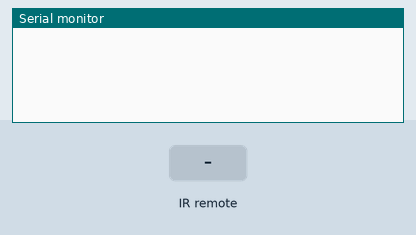
Bench run of a sketch on a simulated Arduino Uno, built with avr-gcc and run on an emulated ATmega328P. Shown: the last lines printed to the serial monitor. Inputs (shaded band) come from the test bench. EEPROM starts erased.

Above: at 1.2 s.
1.3 s: infrared code 0x9070000E received
At 1.9 s:
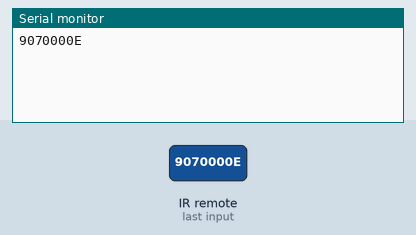
2.8 s: infrared code 0x9C70000E received
At 4.0 s:
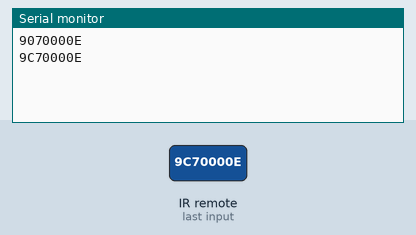
4.3 s: infrared code 0x90B0000E received
At 5.4 s:
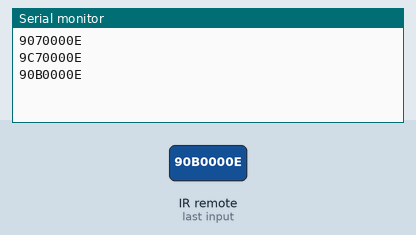
5.8 s: infrared code 0x9CB0000E received
At 6.5 s:
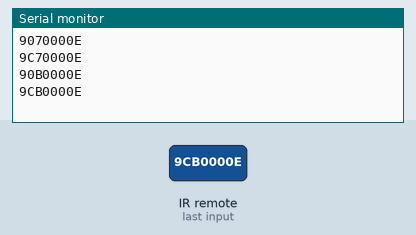

The sketch:

acRemote.ino
```cpp
/*
New AC Remote
aroon25@yahoo.com
arun
19/jun/2015


*/

/*
   Thermistor resistance 9.70 K  ______ depricated_____


   use of Dallas one wire temp sensor digial DS 18S20 one wire temSensor
   1--+++++++ -  GND
    2--+    + -  DATA
   3--+++++++ -  VDD


*/

#include <EEPROM.h>
#include <IRremote.h>
#include <Wire.h>
#include <Stepper.h>
#include <IRremoteInt.h>
#include <math.h>
#include <LedControl.h>
#include <OneWire.h>
#include <DallasTemperature.h>
#include <Arduino.h>
//#include <acUnit.h>


#define STEPS 100
#define tempPIN A0
#define pipePIN A1
#define acPIN 3
#define fanPIN1 4
#define fanPIN2 5
#define fanPIN3 6
#define buzzPIN 0
#define delayTime 3; // initial delaytime
#define MAX_DS1820_SENSORS 2
#define ONE_WIRE_BUS 9
#define TEMPERATURE_PRECISION 9


int receivepin = 1;
int codeType = -1;
int epMEM =10;
int irValue;

int c;
int AC;
int ODU;
//int acPIN; // ac pin same as ODU
int oduPIN;

int oduDELAY=3; // outdoor delay time
int remotePIN =1;
float tempC;
float tempR;

int fanSPEED=0; //0,1,2,3, auto =4
int setTEMP =10;
float pipeTemp=0;
float pipeRT=2.5;
int pipeFtime=9;
int pipeTime=0;
int dTIME=18;       // 10sec * 3 =180 sec or 3min
int rTIME=0;        // runTIME

int SW=1;           // SWing 0 or 1 or 2
int SWPin=10;
int PARK=0;
int PARKpin=11;    // louver park pin
int acSTATE=0;      // 0 off 1 on
int pcount=0;
int tcount=0;
int acMODE=1;      // 1=cool 2=fan 3=heat 4=dehumid 5=recirc

//int buzzPIN=13;

float vcc = 5.00;                       // only used for display purposes, if used
                                        // set to the measured Vcc.
float pad = 9700;                       // balance/pad resistor value, set this to
                                        // the measured resistance of your pad resistor
float thermr = 10000;                   // thermistor nominal resistance

/* display settings
  pin 12 is connected to the DataIn
  pin 11 is connected to the CLK
  pin 10 is connected to LOAD */

  int disData=12;
  int disClock=11;
  int disCS=10;


  LedControl lc=LedControl(disData,disClock,disCS,1);  // (pin, pin,pin, int_no_of_display)


IRrecv irrecv(receivepin);
decode_results results;

//acUnit myAC(0,0,0,0);

// tempSensor

OneWire oneWire(ONE_WIRE_BUS);
DallasTemperature sensors(&oneWire);
DeviceAddress rtTempArray, ptTempArray;

// sensors.getAddress(deviceAddress, index)
// DeviceAddress insideThermometer = { 0x28, 0x1D, 0x39, 0x31, 0x2, 0x0, 0x0, 0xF0 };
// DeviceAddress outsideThermometer   = { 0x28, 0x3F, 0x1C, 0x31, 0x2, 0x0, 0x0, 0x2 };


void setup() {
  // put your setup code here, to run once:

   pinMode(buzzPIN,OUTPUT);
   analogReference(INTERNAL);
   Serial.begin(9600);
   irrecv.enableIRIn(); // Start the receiver


   Wire.begin(); // join i2c bus (address optional for master)

//  tempSensors initialize
sensors.begin();
sensors.setResolution(rtTempArray, TEMPERATURE_PRECISION);
sensors.setResolution( ptTempArray, TEMPERATURE_PRECISION);

cli();//stop interrupts
//set timer1 interrupt at 1Hz
  TCCR1A = 0;// set entire TCCR1A register to 0
  TCCR1B = 0;// same for TCCR1B
  TCNT1  = 0;//initialize counter value to 0
  // set compare match register for 1hz increments
  OCR1A = 15624;// = (16*10^6) / (1*1024) - 1 (must be <65536) OR 15624
  // turn on CTC mode
  TCCR1B |= (1 << WGM12);
  // Set CS10 and CS12 bits for 1024 prescaler
  TCCR1B |= (1 << CS12) | (1 << CS10);
  // enable timer compare interrupt
  TIMSK1 |= (1 << OCIE1A);
sei();//allow interrupts


 reEP(); // ac STATE read

 acSET(acSTATE,setTEMP,fanSPEED,SW,acMODE);// set acSET


}

void loop() {
  // put your main code here, to run repeatedly:
if (irrecv.decode(&results)) {
    Serial.println(results.value, HEX);
    irValue = results.value;

    irrecv.resume(); // Receive the next value
}
}// loop


void acSET(int _state, int _setTEMP, int _fanspeed, int _swing, int _acMode ) {


    dTIME=18; //set Delay time to 3 min

    wrEP(); // write in eeprom
 //

}
void reEP(){
    fanSPEED=EEPROM.read(epMEM);
    setTEMP=EEPROM.read(epMEM+1);
    SW=EEPROM.read(epMEM+2);
    acSTATE=EEPROM.read(epMEM+3);
}

void wrEP(){
    EEPROM.write(epMEM,fanSPEED);
    EEPROM.write((epMEM+1),setTEMP);
    EEPROM.write((epMEM+2),SW);
    EEPROM.write((epMEM+3),acSTATE);

}
void bz(){digitalWrite(buzzPIN,HIGH);delay(250);digitalWrite(buzzPIN,LOW);} // buzzer


void getTEMP(){
              tempR=int(Thermistor(analogRead(tempPIN)));
              // get pipesensor TEMP
              pipeTemp=Thermistor(analogRead(pipePIN));
              if(pipeTemp<=pipeRT) acSTATE=5;
              if(pipeTemp>9 && pipeTime >9 ) {pipeTime =0; acSTATE=1;}


return;
}
void proCODE(){
                switch(results.value){
                  //temp30
                  case 0x9070000E: { acSTATE=1; setTEMP=30;fanSPEED=4; SW=2; acMODE=1; break;}
                  case 0x9870000E: { acSTATE=1; setTEMP=30;fanSPEED=1; SW=2; acMODE=1; break;}
                  case 0x9470000E: { acSTATE=1; setTEMP=30;fanSPEED=2; SW=2; acMODE=1; break;}
                  case 0x9C70000E: { acSTATE=1; setTEMP=30;fanSPEED=3; SW=2; acMODE=1; break;}
                  case 0x8070000E: { acSTATE=0; setTEMP=30;fanSPEED=3; SW=2; acMODE=1; break;} // ac off

                   //temp29
                  case 0x90B0000E: { acSTATE=1; setTEMP=29;fanSPEED=4; SW=2; acMODE=1; break;} // ac on
                  case 0x98B0000E: { acSTATE=1; setTEMP=29;fanSPEED=1; SW=2; acMODE=1; break;}
                  case 0x94B0000E: { acSTATE=1; setTEMP=29;fanSPEED=2; SW=2; acMODE=1; break;}
                  case 0x9CB0000E: { acSTATE=1; setTEMP=29;fanSPEED=3; SW=2; acMODE=1; break;}
                  case 0x80B0000E: { acSTATE=0; setTEMP=29;fanSPEED=3; SW=2; acMODE=1; break;} // ac off

                  //temp28
                  case 0x9030000E: { acSTATE=1; setTEMP=28;fanSPEED=4; SW=2; acMODE=1; break;} // ac on
                  case 0x9830000E: { acSTATE=1; setTEMP=28;fanSPEED=1; SW=2; acMODE=1; break;}
                  case 0x9430000E: { acSTATE=1; setTEMP=28;fanSPEED=2; SW=2; acMODE=1; break;}
                  case 0x9C30000E: { acSTATE=1; setTEMP=28;fanSPEED=3; SW=2; acMODE=1; break;}
                  case 0x8030000E: { acSTATE=0; setTEMP=28;fanSPEED=3; SW=2; acMODE=1; break;} // ac off

                  //temp27
                  case 0x90D0000E: { acSTATE=1; setTEMP=27;fanSPEED=4; SW=2; acMODE=1; break;} // ac on
                  case 0x98D0000E: { acSTATE=1; setTEMP=27;fanSPEED=1; SW=2; acMODE=1; break;}
                  case 0x94D0000E: { acSTATE=1; setTEMP=27;fanSPEED=2; SW=2; acMODE=1; break;}
                  case 0x9CD0000E: { acSTATE=1; setTEMP=27;fanSPEED=3; SW=2; acMODE=1; break;}
                  case 0x80D0000E: { acSTATE=0; setTEMP=27;fanSPEED=3; SW=2; acMODE=1; break;} // ac off

                  //temp26
                  case 0x9050000E: { acSTATE=1; setTEMP=26;fanSPEED=4; SW=2; acMODE=1; break;} // ac on
                  case 0x9850000E: { acSTATE=1; setTEMP=26;fanSPEED=1; SW=2; acMODE=1; break;}
                  case 0x9450000E: { acSTATE=1; setTEMP=26;fanSPEED=2; SW=2; acMODE=1; break;}
                  case 0x9C50000E: { acSTATE=1; setTEMP=26;fanSPEED=3; SW=2; acMODE=1; break;}
                  case 0x8050000E: { acSTATE=0; setTEMP=26;fanSPEED=3; SW=2; acMODE=1; break;} // ac off

                  //temp25
                  case 0x9090000E: { acSTATE=1; setTEMP=25;fanSPEED=4; SW=2; acMODE=1; break;} // ac on
                  case 0x9890000E: { acSTATE=1; setTEMP=25;fanSPEED=1; SW=2; acMODE=1; break;}
                  case 0x9490000E: { acSTATE=1; setTEMP=25;fanSPEED=2; SW=2; acMODE=1; break;}
                  case 0x9C90000E: { acSTATE=1; setTEMP=25;fanSPEED=3; SW=2; acMODE=1; break;}
                  case 0x8090000E: { acSTATE=0; setTEMP=25;fanSPEED=3; SW=2; acMODE=1; break;} // ac off

                  //temp24
                  case 0x9010000E: { acSTATE=1; setTEMP=24;fanSPEED=4; SW=2; acMODE=1; break;} // ac on
                  case 0x9810000E: { acSTATE=1; setTEMP=24;fanSPEED=1; SW=2; acMODE=1; break;}
                  case 0x9410000E: { acSTATE=1; setTEMP=24;fanSPEED=2; SW=2; acMODE=1; break;}
                  case 0x9C10000E: { acSTATE=1; setTEMP=24;fanSPEED=3; SW=2; acMODE=1; break;}
                  case 0x8010000E: { acSTATE=0; setTEMP=24;fanSPEED=3; SW=2; acMODE=1; break;} // ac off

                   //temp23
                  case 0x90E0000E: { acSTATE=1; setTEMP=23;fanSPEED=4; SW=2; acMODE=1; break;} // ac on
                  case 0x98E0000E: { acSTATE=1; setTEMP=23;fanSPEED=1; SW=2; acMODE=1; break;}
                  case 0x94E0000E: { acSTATE=1; setTEMP=23;fanSPEED=2; SW=2; acMODE=1; break;}
                  case 0x9CE0000E: { acSTATE=1; setTEMP=23;fanSPEED=3; SW=2; acMODE=1; break;}
                  case 0x80E0000E: { acSTATE=0; setTEMP=23;fanSPEED=3; SW=2; acMODE=1; break;} // ac off

                   //temp22
                  case 0x9060000E: { acSTATE=1; setTEMP=22;fanSPEED=4; SW=2; acMODE=1; break;} // ac on
                  case 0x9860000E: { acSTATE=1; setTEMP=22;fanSPEED=1; SW=2; acMODE=1; break;}
                  case 0x9460000E: { acSTATE=1; setTEMP=22;fanSPEED=2; SW=2; acMODE=1; break;}
                  case 0x9C60000E: { acSTATE=1; setTEMP=22;fanSPEED=3; SW=2; acMODE=1; break;}
                  case 0x8060000E: { acSTATE=0; setTEMP=22;fanSPEED=3; SW=2; acMODE=1; break;} // ac off

                  //temp21
                  case 0x90A0000E: { acSTATE=1; setTEMP=21;fanSPEED=4; SW=2; acMODE=1; break;} // ac on
                  case 0x98A0000E: { acSTATE=1; setTEMP=21;fanSPEED=1; SW=2; acMODE=1; break;}
                  case 0x94A0000E: { acSTATE=1; setTEMP=21;fanSPEED=2; SW=2; acMODE=1; break;}
                  case 0x9CA0000E: { acSTATE=1; setTEMP=21;fanSPEED=3; SW=2; acMODE=1; break;}
                  case 0x80A0000E: { acSTATE=0; setTEMP=21;fanSPEED=3; SW=2; acMODE=1; break;} // ac off

                  //temp20
                  case 0x9020000E: { acSTATE=1; setTEMP=20;fanSPEED=4; SW=2; acMODE=1; break;} // ac on
                  case 0x9820000E: { acSTATE=1; setTEMP=20;fanSPEED=1; SW=2; acMODE=1; break;}
                  case 0x9420000E: { acSTATE=1; setTEMP=20;fanSPEED=2; SW=2; acMODE=1; break;}
                  case 0x9C20000E: { acSTATE=1; setTEMP=20;fanSPEED=3; SW=2; acMODE=1; break;}
                  case 0x8020000E: { acSTATE=0; setTEMP=20;fanSPEED=3; SW=2; acMODE=1; break;} // ac off

                  //temp19
                  case 0x90C0000E: { acSTATE=1; setTEMP=19;fanSPEED=4; SW=2; acMODE=1; break;} // ac on
                  case 0x98C0000E: { acSTATE=1; setTEMP=19;fanSPEED=1; SW=2; acMODE=1; break;}
                  case 0x94C0000E: { acSTATE=1; setTEMP=19;fanSPEED=2; SW=2; acMODE=1; break;}
                  case 0x9CC0000E: { acSTATE=1; setTEMP=19;fanSPEED=3; SW=2; acMODE=1; break;}
                  case 0x80C0000E: { acSTATE=0; setTEMP=19;fanSPEED=3; SW=2; acMODE=1; break;} // ac off

                  //temp18
                  case 0x9040000E: { acSTATE=1; setTEMP=18;fanSPEED=4; SW=2; acMODE=1; break;} // ac on
                  case 0x9840000E: { acSTATE=1; setTEMP=18;fanSPEED=1; SW=2; acMODE=1; break;}
                  case 0x9440000E: { acSTATE=1; setTEMP=18;fanSPEED=2; SW=2; acMODE=1; break;}
                  case 0x9C40000E: { acSTATE=1; setTEMP=18;fanSPEED=3; SW=2; acMODE=1; break;}
                  case 0x8040000E: { acSTATE=0; setTEMP=18;fanSPEED=3; SW=2; acMODE=1; break;} // ac off

                  //temp17
                  case 0x9080000E: { acSTATE=1; setTEMP=17;fanSPEED=4; SW=2; acMODE=1; break;} // ac on
                  case 0x9880000E: { acSTATE=1; setTEMP=17;fanSPEED=1; SW=2; acMODE=1; break;}
                  case 0x9480000E: { acSTATE=1; setTEMP=17;fanSPEED=2; SW=2; acMODE=1; break;}
                  case 0x9C80000E: { acSTATE=1; setTEMP=17;fanSPEED=3; SW=2; acMODE=1; break;}
                  case 0x8080000E: { acSTATE=0; setTEMP=17;fanSPEED=3; SW=2; acMODE=1; break;} // ac off


                  //temp16
                  case 0x9000000E: { acSTATE=1; setTEMP=16;fanSPEED=4; SW=2; acMODE=1; break;} // ac on
                  case 0x9800000E: { acSTATE=1; setTEMP=16;fanSPEED=1; SW=2; acMODE=1; break;}
                  case 0x9400000E: { acSTATE=1; setTEMP=16;fanSPEED=2; SW=2; acMODE=1; break;}
                  case 0x9C00000E: { acSTATE=1; setTEMP=16;fanSPEED=3; SW=2; acMODE=1; break;}
                  case 0x8000000E: { acSTATE=0; setTEMP=16;fanSPEED=3; SW=2; acMODE=1; break;} // ac off


/////////////////////////////////////// mode // 1=cool 2=fan 3=heat 4=dehumid 5=recirc
                  // fan mode
                  case 0xD810000E: {acSTATE=0; setTEMP=0; fanSPEED=1; SW=2; acMODE=2; break; }
                  case 0xD410000E: {acSTATE=0; setTEMP=0; fanSPEED=2; SW=2; acMODE=2; break; }
                  case 0xDC10000E: {acSTATE=0; setTEMP=0; fanSPEED=3; SW=2; acMODE=2; break; }
                  case 0xC810000E: {acSTATE=0; setTEMP=0; fanSPEED=3; SW=2; acMODE=0; break; }
                 /// de humid
                  case 0x5810000E: {acSTATE=0; setTEMP=0; fanSPEED=1; SW=2; acMODE=4; break; }
                  case 0x4810000E: {acSTATE=0; setTEMP=0; fanSPEED=1; SW=2; acMODE=0; break; }


                }// switch


                  acSET(acSTATE, setTEMP, fanSPEED,SW,acMODE);
                  bz();
                  Serial.print("AC State");Serial.println(acSTATE);
                  Serial.print("Set TEMP");Serial.println(setTEMP);
                  Serial.print("SWing");   Serial.println(fanSPEED);
                  Serial.print("AC MODE"); Serial.println(SW);
                  Serial.print("AC State");Serial.println(acMODE);


}

void controlTemp(){

      if(acSTATE==1){
      tempC=Thermistor(analogRead(tempPIN));
      if(tempC>=setTEMP){ODU=1;digitalWrite(oduPIN,1);}
      if(tempC<setTEMP) {ODU=0; digitalWrite(oduPIN,0);}

      }
}
ISR(TIMER1_COMPA_vect){//timer1 interrupt 1Hz toggles pin 13 (LED)
//generates pulse wave of frequency 1Hz/2 = 0.5kHz (takes two cycles for full wave- toggle high then toggle low)
  c++;
  if(c>9){ c=0; tenSEC();}

}

void fan(int fS){
  switch(fS){   /// order of switching important
     case'1': { digitalWrite(fanPIN2,LOW);
                digitalWrite(fanPIN3,LOW);
                digitalWrite(fanPIN1,HIGH);
              }
     case'2': {
                digitalWrite(fanPIN1,LOW);
                digitalWrite(fanPIN3,LOW);
                digitalWrite(fanPIN2,HIGH);
              }
     case'3': {
                digitalWrite(fanPIN1,LOW);
                digitalWrite(fanPIN2,LOW);
                digitalWrite(fanPIN3,HIGH);
              }
    break;
  }


}
void tenSEC(){
  int sec ;
  pipeTemp=Thermistor(analogRead(pipePIN));
  if(pipeTemp<=pipeRT) acSTATE=5;
  if(pipeTemp>5 && pipeTime >9 ) {pipeTime =0; acSTATE=1;}

  sec++;
  if(sec>5) {sec=0;minuteCount();}
  }

void minuteCount(){

  //fan();
  tempC=int(Thermistor(analogRead(tempPIN)));
  if(fanSPEED==4){
  if( tempC <=  setTEMP)     { fanSPEED=1;}
  if( tempC > ( setTEMP -2 )){ fanSPEED=2;}
  if( tempC > ( setTEMP -3 )){ fanSPEED=3;}
  }//fanSPEED auto
  fan(fanSPEED);


  if(acSTATE==5){pipeTime++;}
  tcount++;
  if(tcount>=dTIME) {tcount==0; controlTemp();}

  rTIME++;
  if(rTIME >=6) dTIME=6; // on minute delay


}


/// send data to display

void slave(int _sT, int _acSTATE, int _swing, int _time, int _fanSPEED ){

      Wire.write(_acSTATE);
      Wire.write(_swing);
      Wire.write(_time);
      Wire.write(_fanSPEED);

      Wire.endTransmission();    // stop transmitting

  }// slave


float Thermistor(int RawADC) {
  long Resistance;
  float Temp;  // Dual-Purpose variable to save space.

  Resistance=pad*((1024.0 / RawADC) - 1);
  Temp = log(Resistance); // Saving the Log(resistance) so not to calculate  it 4 times later
  Temp = 1 / (0.001129148 + (0.000234125 * Temp) + (0.0000000876741 * Temp * Temp * Temp));
  Temp = Temp - 273.15;  // Convert Kelvin to Celsius
  return Temp;                                      // Return the Temperature
}

// function to print a device address
void printAddress(DeviceAddress deviceAddress)
{
  for (uint8_t i = 0; i < 8; i++)
  {
    // zero pad the address if necessary
    if (deviceAddress[i] < 16) Serial.print("0");
    Serial.print(deviceAddress[i], HEX);
  }
}

// function to print the temperature for a device
void printTemperature(DeviceAddress deviceAddress)
{
  float tempC = sensors.getTempC(deviceAddress);
  Serial.print("Temp C: ");
  Serial.print(tempC);
  Serial.print(" Temp F: ");
  Serial.print(DallasTemperature::toFahrenheit(tempC));
}

// function to print a device's resolution
void printResolution(DeviceAddress deviceAddress)
{
  Serial.print("Resolution: ");
  Serial.print(sensors.getResolution(deviceAddress));
  Serial.println();
}

// main function to print information about a device
void printData(DeviceAddress deviceAddress)
{
  Serial.print("Device Address: ");
  printAddress(deviceAddress);
  Serial.print(" ");
  printTemperature(deviceAddress);
  Serial.println();
}

//printData(insideThermometer);
//printData(outsideThermometer);
```

acUnit.cpp
```cpp
/**
 *  acUnit .cpp  for acUnit.h
 *
 *
*/


#include <Arduino.h>
#include "acUnit.h"

acUnit ::acUnit( int acState, int acsetTemp, int acFanspeed, int acSwing, int acacMode ){

}

    void acUnit::setState(int _state, int _setTEMP, int _fanspeed, int _swing, int _acMode) {}
    void acUnit::getState() {}
    void acUnit::readRTemp(){}
    void acUnit::readPTemp(){}
    void acUnit::setTemp(int _sT){}
    void acUnit::writeEprom() {}
    void acUnit::readEprom() {}
    void acUnit::setFan(int _FS) {}
    void acUnit::setDisplay() {}
```

acUnit.h
```cpp
#ifndef acUnit_h
#define acUnit_h
#include"Arduino.h"
#include"LedControl.h"

class acUnit{
  public :

    acUnit(int acState, int acsetTemp, int acFanspeed, int acSwing, int acacMode);

  private:
    float _roomT =40.0;
    float _pipeT;
    int _fanS=1;


    void setState(int _state, int _setTEMP, int _fanspeed, int _swing, int _acMode );
    void getState();
    void readRTemp();
    void readPTemp();
    void setTemp(int _sT);
    void writeEprom();
    void readEprom();
    void setFan(int _FS);
    void setDisplay();

};
#endif
```

Measured:
- after the input at 1.3 s, the serial monitor: prints a new line at once (image 1)
- after the input at 2.8 s, the serial monitor: prints a new line at once (image 2)
- after the input at 4.3 s, the serial monitor: prints a new line at once (image 3)
- after the input at 5.8 s, the serial monitor: prints a new line at once (image 4)
